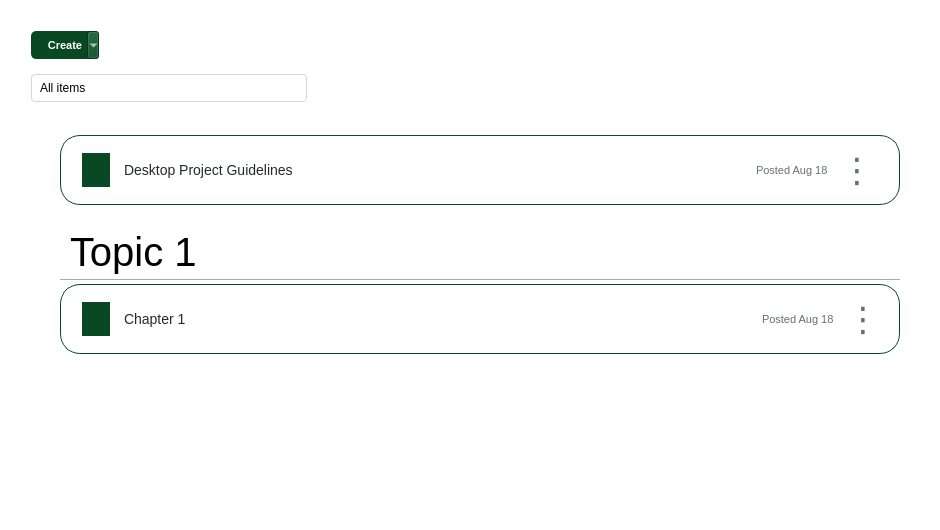
<?xml version="1.0" encoding="UTF-8"?>
<ui version="4.0">
 <class>ClassroomClassworksContent</class>
 <widget class="QWidget" name="ClassroomClassworksContent">
  <property name="geometry">
   <rect>
    <x>0</x>
    <y>0</y>
    <width>940</width>
    <height>530</height>
   </rect>
  </property>
  <property name="minimumSize">
   <size>
    <width>940</width>
    <height>530</height>
   </size>
  </property>
  <property name="windowTitle">
   <string>classworks</string>
  </property>
  <property name="styleSheet">
   <string notr="true">QWidget {
       background-color: transparent;
       font-family: &quot;Poppins&quot;, Arial, sans-serif;
   }</string>
  </property>
  <layout class="QVBoxLayout" name="verticalLayout_2">
   <item>
    <layout class="QVBoxLayout" name="classworkMainVerticalLayout">
     <property name="spacing">
      <number>15</number>
     </property>
     <property name="leftMargin">
      <number>20</number>
     </property>
     <property name="topMargin">
      <number>20</number>
     </property>
     <property name="rightMargin">
      <number>20</number>
     </property>
     <property name="bottomMargin">
      <number>20</number>
     </property>
     <item>
      <layout class="QHBoxLayout" name="topBarLayout">
       <property name="spacing">
        <number>15</number>
       </property>
       <item>
        <widget class="QToolButton" name="createButton">
         <property name="maximumSize">
          <size>
           <width>100</width>
           <height>40</height>
          </size>
         </property>
         <property name="contextMenuPolicy">
          <enum>Qt::NoContextMenu</enum>
         </property>
         <property name="styleSheet">
          <string notr="true">   QToolButton {
       background-color: #084924;
       color: white;
       border: none;
       padding: 6px 12px;
       border-radius: 5px;
       font-weight: 600;
       font-size: 11px;
   }
   QToolButton:hover {
       background-color: #1B5E20;
   }
   QToolButton:pressed {
       background-color: #0D4E12;
   }</string>
         </property>
         <property name="text">
          <string>Create</string>
         </property>
         <property name="icon">
          <iconset resource="../../../../../src/icons.qrc">
           <normaloff>:/icons/baseline-add.svg</normaloff>:/icons/baseline-add.svg</iconset>
         </property>
         <property name="popupMode">
          <enum>QToolButton::MenuButtonPopup</enum>
         </property>
         <property name="toolButtonStyle">
          <enum>Qt::ToolButtonTextBesideIcon</enum>
         </property>
         <property name="arrowType">
          <enum>Qt::NoArrow</enum>
         </property>
        </widget>
       </item>
       <item>
        <spacer name="horizontalSpacer">
         <property name="orientation">
          <enum>Qt::Horizontal</enum>
         </property>
         <property name="sizeType">
          <enum>QSizePolicy::MinimumExpanding</enum>
         </property>
         <property name="sizeHint" stdset="0">
          <size>
           <width>60</width>
           <height>20</height>
          </size>
         </property>
        </spacer>
       </item>
      </layout>
     </item>
     <item>
      <widget class="QComboBox" name="filterComboBox">
       <property name="maximumSize">
        <size>
         <width>276</width>
         <height>40</height>
        </size>
       </property>
       <property name="styleSheet">
        <string notr="true">QComboBox {
       border: 1px solid #D0D7DE;
       border-radius: 4px;
       padding: 5px 8px;
       background-color: white;
       font-size: 12px;
   }
   QComboBox:hover {
       border-color: #A8A8A8;
   }
   QComboBox::drop-down {
       border: none;
       width: 20px;
   }

	QComboBox::down-arrow {
       image: none;
       border-left: 4px solid transparent;
       border-right: 4px solid transparent;
       border-top: 4px solid #666;
   }

</string>
       </property>
       <item>
        <property name="text">
         <string>All items</string>
        </property>
       </item>
       <item>
        <property name="text">
         <string>Material</string>
        </property>
       </item>
       <item>
        <property name="text">
         <string>Assessment</string>
        </property>
       </item>
      </widget>
     </item>
     <item>
      <widget class="QScrollArea" name="topicScrollArea">
       <property name="maximumSize">
        <size>
         <width>16777215</width>
         <height>16777215</height>
        </size>
       </property>
       <property name="baseSize">
        <size>
         <width>0</width>
         <height>0</height>
        </size>
       </property>
       <property name="styleSheet">
        <string notr="true">QScrollArea {
       border: none;
       background-color: transparent;
   }
   QScrollBar:vertical {
       border: none;
       background: #F1F1F1;
       width: 8px;
       border-radius: 4px;
   }
   QScrollBar::handle:vertical {
       background: #C1C1C1;
       border-radius: 4px;
       min-height: 20px;
   }</string>
       </property>
       <property name="frameShape">
        <enum>QFrame::NoFrame</enum>
       </property>
       <property name="widgetResizable">
        <bool>true</bool>
       </property>
       <widget class="QWidget" name="scrollAreaWidgetContents">
        <property name="geometry">
         <rect>
          <x>0</x>
          <y>0</y>
          <width>882</width>
          <height>370</height>
         </rect>
        </property>
        <layout class="QVBoxLayout" name="verticalLayout_3">
         <item>
          <layout class="QVBoxLayout" name="topicListLayout">
           <property name="spacing">
            <number>4</number>
           </property>
           <property name="topMargin">
            <number>9</number>
           </property>
           <property name="rightMargin">
            <number>0</number>
           </property>
           <property name="bottomMargin">
            <number>0</number>
           </property>
           <item>
            <widget class="QFrame" name="topicItemFrame">
             <property name="minimumSize">
              <size>
               <width>800</width>
               <height>70</height>
              </size>
             </property>
             <property name="maximumSize">
              <size>
               <width>16777215</width>
               <height>70</height>
              </size>
             </property>
             <property name="styleSheet">
              <string notr="true">QFrame #topicItemFrame{
       background-color: white;
       border: 1px solid #084924;
       border-radius: 20px;
       margin-left: 20px;
   }
   QFrame:hover {
       background-color: #F8F9FA;
       border-color: #D0D7DE;
   }</string>
             </property>
             <property name="frameShape">
              <enum>QFrame::StyledPanel</enum>
             </property>
             <property name="frameShadow">
              <enum>QFrame::Raised</enum>
             </property>
             <layout class="QHBoxLayout" name="horizontalLayout_2">
              <item>
               <layout class="QHBoxLayout" name="horizontalLayout">
                <property name="spacing">
                 <number>12</number>
                </property>
                <property name="leftMargin">
                 <number>10</number>
                </property>
                <property name="topMargin">
                 <number>5</number>
                </property>
                <property name="rightMargin">
                 <number>10</number>
                </property>
                <property name="bottomMargin">
                 <number>5</number>
                </property>
                <item>
                 <widget class="QLabel" name="iconLabel1">
                  <property name="sizePolicy">
                   <sizepolicy hsizetype="Fixed" vsizetype="Fixed">
                    <horstretch>0</horstretch>
                    <verstretch>0</verstretch>
                   </sizepolicy>
                  </property>
                  <property name="minimumSize">
                   <size>
                    <width>32</width>
                    <height>32</height>
                   </size>
                  </property>
                  <property name="maximumSize">
                   <size>
                    <width>38</width>
                    <height>38</height>
                   </size>
                  </property>
                  <property name="autoFillBackground">
                   <bool>false</bool>
                  </property>
                  <property name="styleSheet">
                   <string notr="true">QLabel{
    background-color: #084924;
    border-radius: 19px;
    border: 2px solid white;
    overflow: hidden;
}</string>
                  </property>
                  <property name="text">
                   <string/>
                  </property>
                  <property name="pixmap">
                   <pixmap resource="../../../../../src/icons.qrc">:/icons/document.svg</pixmap>
                  </property>
                  <property name="scaledContents">
                   <bool>true</bool>
                  </property>
                 </widget>
                </item>
                <item>
                 <widget class="QLabel" name="title_label1">
                  <property name="minimumSize">
                   <size>
                    <width>0</width>
                    <height>0</height>
                   </size>
                  </property>
                  <property name="maximumSize">
                   <size>
                    <width>16777215</width>
                    <height>16777215</height>
                   </size>
                  </property>
                  <property name="styleSheet">
                   <string notr="true">QLabel {
         font-size: 14px;
         font-weight: 400;
         color: #24292f;
         border: none;
         background: transparent;
     }</string>
                  </property>
                  <property name="text">
                   <string>Desktop Project Guidelines</string>
                  </property>
                 </widget>
                </item>
                <item>
                 <spacer name="horizontalSpacer_3">
                  <property name="orientation">
                   <enum>Qt::Horizontal</enum>
                  </property>
                  <property name="sizeHint" stdset="0">
                   <size>
                    <width>40</width>
                    <height>20</height>
                   </size>
                  </property>
                 </spacer>
                </item>
                <item>
                 <widget class="QLabel" name="dateLabel1">
                  <property name="maximumSize">
                   <size>
                    <width>16777215</width>
                    <height>30</height>
                   </size>
                  </property>
                  <property name="styleSheet">
                   <string notr="true">QLabel {
         font-size: 11px;
         color: #656d76;
         border: none;
         background: transparent;
     }</string>
                  </property>
                  <property name="text">
                   <string>Posted Aug 18</string>
                  </property>
                 </widget>
                </item>
                <item>
                 <widget class="QPushButton" name="pushButton">
                  <property name="minimumSize">
                   <size>
                    <width>24</width>
                    <height>24</height>
                   </size>
                  </property>
                  <property name="styleSheet">
                   <string notr="true">QPushButton {
         border: none;
         background-color: transparent;
         font-size: 34px;
         color: #656d76;
         border-radius: 12px;
     }
     QPushButton:hover {
         background-color: #F3F4F6;
     }</string>
                  </property>
                  <property name="text">
                   <string>⋮</string>
                  </property>
                 </widget>
                </item>
               </layout>
              </item>
              <item>
               <widget class="QWidget" name="widget" native="true">
                <property name="maximumSize">
                 <size>
                  <width>50</width>
                  <height>50</height>
                 </size>
                </property>
               </widget>
              </item>
             </layout>
            </widget>
           </item>
           <item>
            <widget class="QLabel" name="topicTitle">
             <property name="maximumSize">
              <size>
               <width>16777215</width>
               <height>200</height>
              </size>
             </property>
             <property name="styleSheet">
              <string notr="true">QLabel {
    font-size: 40px;
    font-weight: 400;
    margin-left: 20px;
    margin-top: 20px; /* Reduce from 15px to 5px for closeness */
	margin-bottom: -10px;
}</string>
             </property>
             <property name="frameShape">
              <enum>QFrame::NoFrame</enum>
             </property>
             <property name="text">
              <string>Topic 1</string>
             </property>
             <property name="wordWrap">
              <bool>false</bool>
             </property>
             <property name="margin">
              <number>-25</number>
             </property>
            </widget>
           </item>
           <item>
            <widget class="QFrame" name="separator">
             <property name="minimumSize">
              <size>
               <width>800</width>
               <height>1</height>
              </size>
             </property>
             <property name="maximumSize">
              <size>
               <width>16777215</width>
               <height>1</height>
              </size>
             </property>
             <property name="styleSheet">
              <string notr="true">QFrame {
    border: 1px solid #A9A9A9;
    background-color: transparent;
	margin-left: 20px;
}</string>
             </property>
             <property name="frameShape">
              <enum>QFrame::HLine</enum>
             </property>
             <property name="frameShadow">
              <enum>QFrame::Sunken</enum>
             </property>
            </widget>
           </item>
           <item>
            <widget class="QFrame" name="topicItemFrame_2">
             <property name="minimumSize">
              <size>
               <width>800</width>
               <height>70</height>
              </size>
             </property>
             <property name="maximumSize">
              <size>
               <width>16777215</width>
               <height>70</height>
              </size>
             </property>
             <property name="styleSheet">
              <string notr="true">QFrame#topicItemFrame_2 {
    background-color: white;
    border: 1px solid #084924;
    border-radius: 20px;
    margin-left: 20px;
}
QFrame:hover {
    background-color: #F8F9FA;
    border-color: #D0D7DE;
}</string>
             </property>
             <property name="frameShape">
              <enum>QFrame::StyledPanel</enum>
             </property>
             <property name="frameShadow">
              <enum>QFrame::Raised</enum>
             </property>
             <layout class="QHBoxLayout" name="horizontalLayout_4">
              <item>
               <layout class="QHBoxLayout" name="topicFrameLayout">
                <property name="spacing">
                 <number>12</number>
                </property>
                <property name="leftMargin">
                 <number>10</number>
                </property>
                <property name="topMargin">
                 <number>5</number>
                </property>
                <property name="rightMargin">
                 <number>10</number>
                </property>
                <property name="bottomMargin">
                 <number>5</number>
                </property>
                <item>
                 <widget class="QLabel" name="topicItemIconlabel">
                  <property name="sizePolicy">
                   <sizepolicy hsizetype="Fixed" vsizetype="Fixed">
                    <horstretch>0</horstretch>
                    <verstretch>0</verstretch>
                   </sizepolicy>
                  </property>
                  <property name="minimumSize">
                   <size>
                    <width>32</width>
                    <height>32</height>
                   </size>
                  </property>
                  <property name="maximumSize">
                   <size>
                    <width>38</width>
                    <height>38</height>
                   </size>
                  </property>
                  <property name="styleSheet">
                   <string notr="true">QLabel{
    background-color: #084924;
    border-radius: 19px;
    border: 2px solid white;
    overflow: hidden;
}</string>
                  </property>
                  <property name="text">
                   <string/>
                  </property>
                  <property name="pixmap">
                   <pixmap resource="../../../../../src/icons.qrc">:/icons/document.svg</pixmap>
                  </property>
                  <property name="scaledContents">
                   <bool>true</bool>
                  </property>
                 </widget>
                </item>
                <item>
                 <widget class="QLabel" name="topicItemTitle_label">
                  <property name="styleSheet">
                   <string notr="true">QLabel {
    font-size: 14px;
    font-weight: 400;
    color: #24292f;
    border: none;
    background: transparent;
}</string>
                  </property>
                  <property name="text">
                   <string>Chapter 1</string>
                  </property>
                 </widget>
                </item>
                <item>
                 <spacer name="horizontalSpacer_2">
                  <property name="orientation">
                   <enum>Qt::Horizontal</enum>
                  </property>
                  <property name="sizeHint" stdset="0">
                   <size>
                    <width>40</width>
                    <height>20</height>
                   </size>
                  </property>
                 </spacer>
                </item>
                <item>
                 <widget class="QLabel" name="topicItemDate_label">
                  <property name="styleSheet">
                   <string notr="true">QLabel {
    font-size: 11px;
    color: #656d76;
    border: none;
    background: transparent;
}</string>
                  </property>
                  <property name="text">
                   <string>Posted Aug 18</string>
                  </property>
                  <property name="alignment">
                   <set>Qt::AlignLeading|Qt::AlignLeft|Qt::AlignVCenter</set>
                  </property>
                 </widget>
                </item>
                <item>
                 <widget class="QPushButton" name="pushButton_2">
                  <property name="minimumSize">
                   <size>
                    <width>24</width>
                    <height>24</height>
                   </size>
                  </property>
                  <property name="styleSheet">
                   <string notr="true">QPushButton {
         border: none;
         background-color: transparent;
         font-size: 34px;
         color: #656d76;
         border-radius: 12px;
     }
     QPushButton:hover {
         background-color: #F3F4F6;
     }</string>
                  </property>
                  <property name="text">
                   <string>⋮</string>
                  </property>
                 </widget>
                </item>
               </layout>
              </item>
             </layout>
            </widget>
           </item>
           <item>
            <spacer name="verticalSpacer">
             <property name="orientation">
              <enum>Qt::Vertical</enum>
             </property>
             <property name="sizeHint" stdset="0">
              <size>
               <width>20</width>
               <height>40</height>
              </size>
             </property>
            </spacer>
           </item>
          </layout>
         </item>
        </layout>
       </widget>
      </widget>
     </item>
    </layout>
   </item>
  </layout>
 </widget>
 <resources>
  <include location="../../../../../src/icons.qrc"/>
 </resources>
 <connections/>
</ui>
